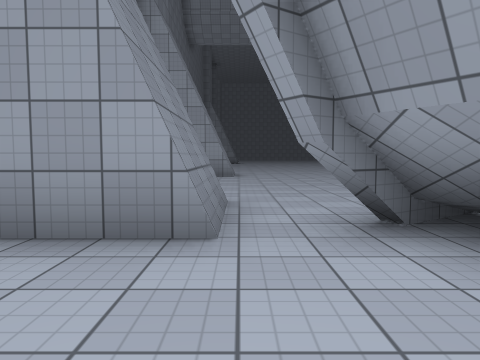
view 1 (above)

24 first-person views from a walk through a scene from a Unity 3-D project. The camera is 1.2 m above the floor, tilts 4° down and sees 70° across. The floor is counted in squares, 2 m on a side. Each view is taken from the middle of a square. On the plan, view 1 faces up. The plan holds only what a view shows up to about 10 squares ahead; the rest is blank. The place goes on beyond the plan. The player is left out. Surface patterns are stand-ins for the level's own textures.

view 2
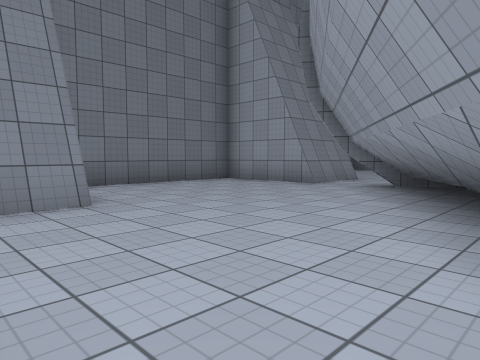

view 3
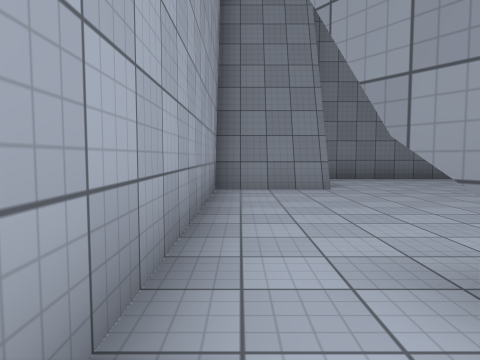

view 4
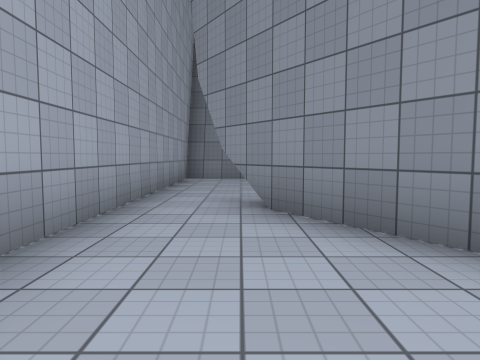

view 5
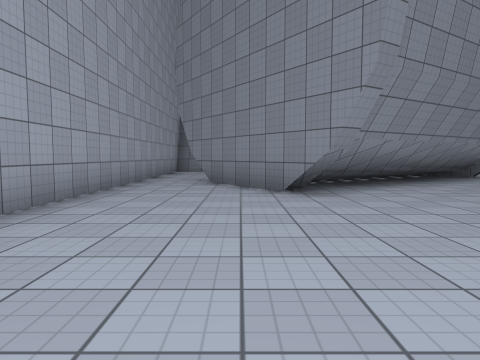

view 6
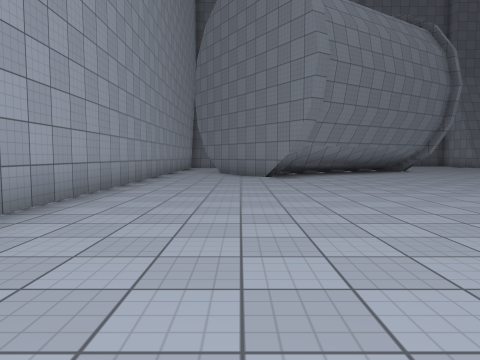

view 7
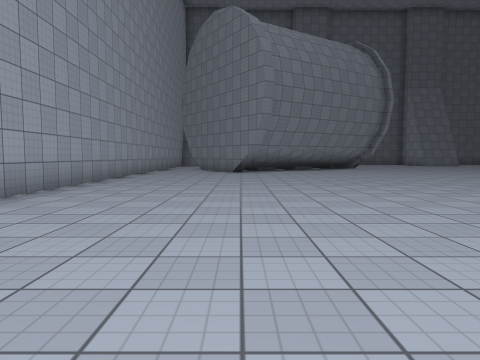

view 8
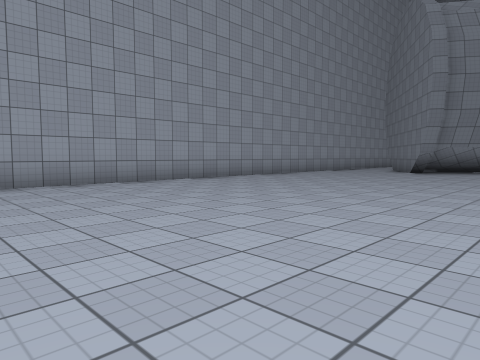

view 9
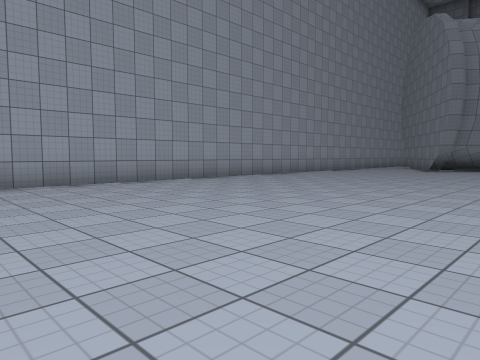

view 10
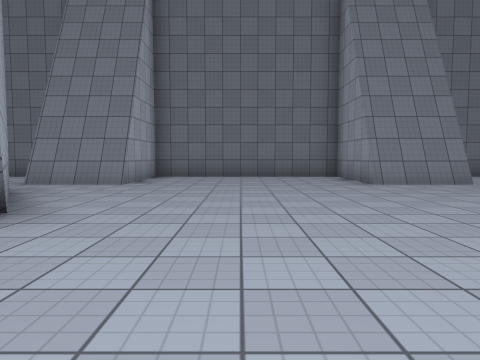

view 11
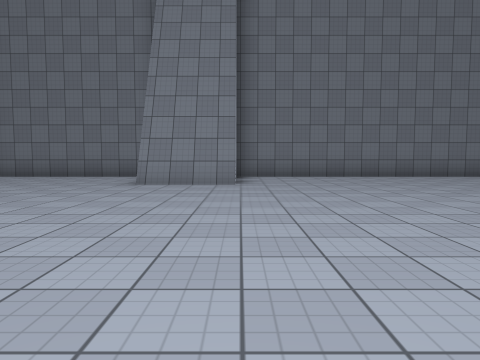

view 12
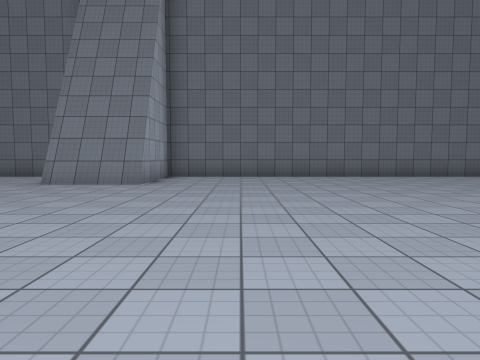

view 13
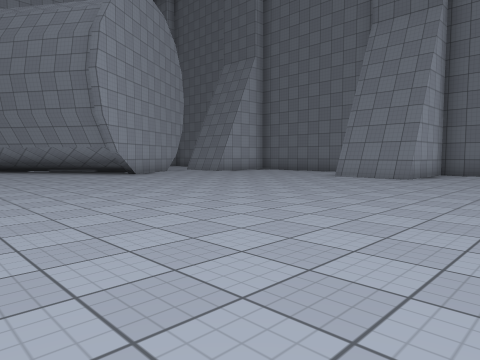

view 14
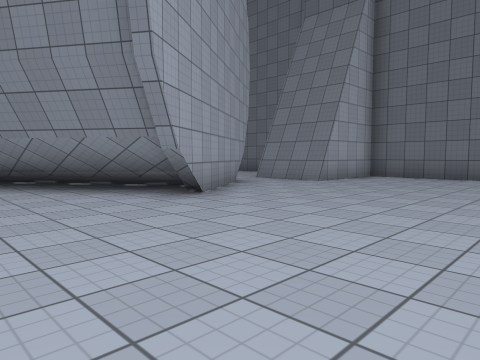

view 15
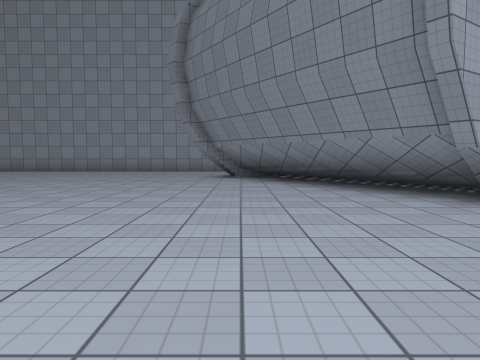

view 16
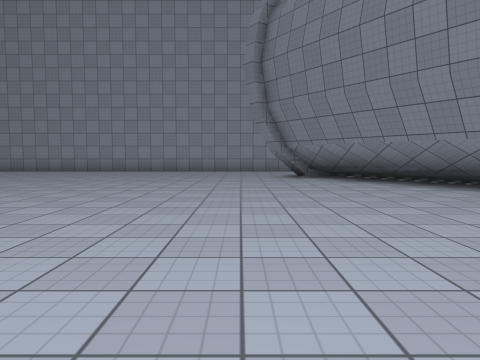

view 17
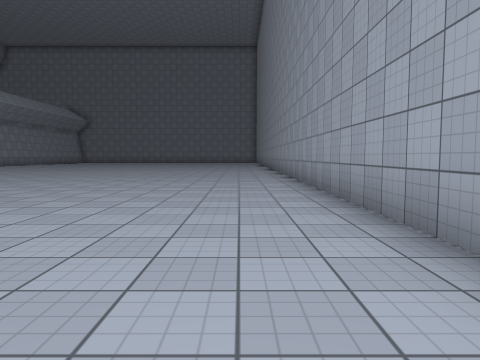

view 18
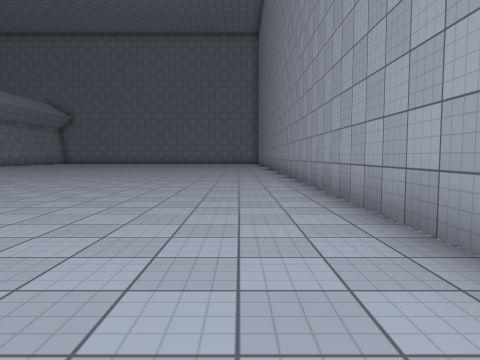

view 19
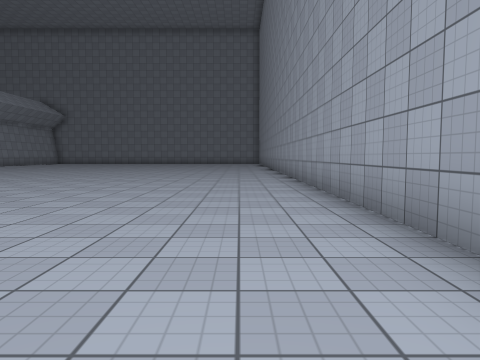

view 20
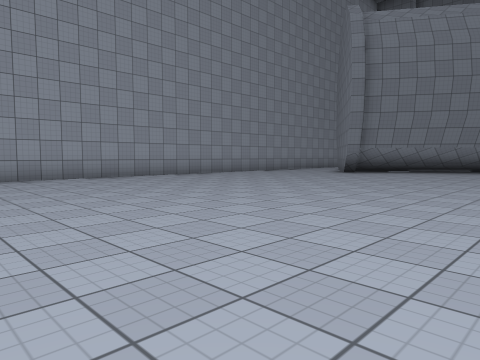

view 21
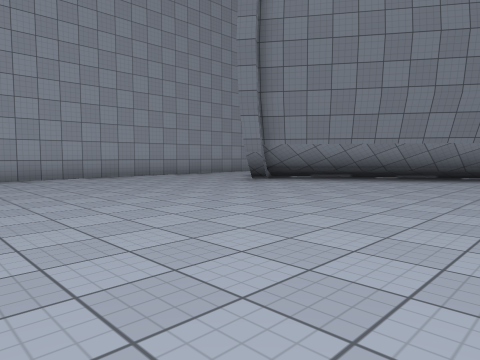

view 22
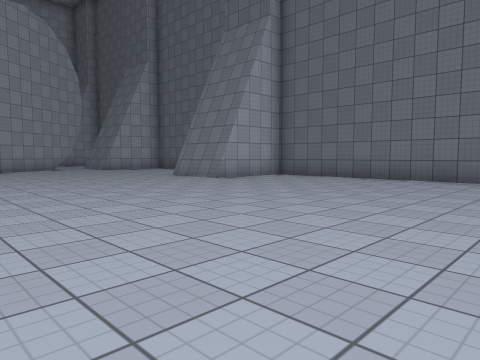

view 23
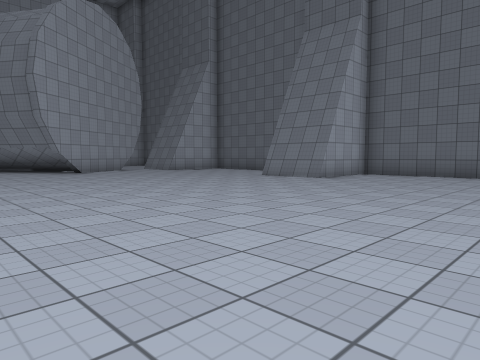

view 24
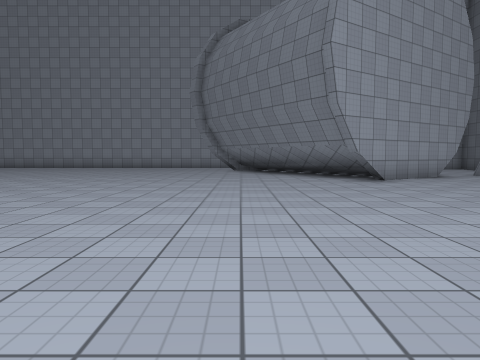

### Floor plan
Key: @ floor where view 1 was taken; # wall or solid block; . floor.
Columns run from 3 left of view 1 to 31 right of it. Each row starts with its distance up from view 1.
 19 #...  ....
 18 #.........
 17 #...........
 16 #...........
 15 #............
 14 #............
 13 #............
 12 ###..........
 11  ##..........
 10 ###..........
  9 #.............
  8 #..............
  7 #..............
  6 #...............
  5 #......#.......... ....
  4 ###...##...............
  3 ###.#####.................  .......
  2 #....#  ##................ ........
  1 #....#####.........................
  0 #..@..#  ##........................
 -1 #.....#  ###.......................
 -2 #......###.........................
 -3   #....#...........................
 -4   #................................
 -5   #################################

Where each view was taken, in squares from view 1:
view 1: 0 up, 0 right, facing up
view 2: 4 down, 4 right, facing up-left
view 3: 4 down, 6 right, facing left
view 4: 3 down, 9 right, facing left
view 5: 2 down, 13 right, facing left
view 6: 2 down, 17 right, facing left
view 7: 1 down, 20 right, facing left
view 8: 3 up, 20 right, facing down-left
view 9: 3 up, 22 right, facing down-left
view 10: 7 up, 7 right, facing left
view 11: 12 up, 7 right, facing left
view 12: 14 up, 7 right, facing left
view 13: 15 up, 9 right, facing down-left
view 14: 9 up, 7 right, facing down-left
view 15: 9 up, 7 right, facing down
view 16: 9 up, 9 right, facing down
view 17: 3 down, 17 right, facing right
view 18: 3 down, 20 right, facing right
view 19: 3 down, 21 right, facing right
view 20: 5 up, 19 right, facing down-left
view 21: 5 up, 14 right, facing down-left
view 22: 19 up, 6 right, facing down-left
view 23: 17 up, 8 right, facing down-left
view 24: 13 up, 7 right, facing down
